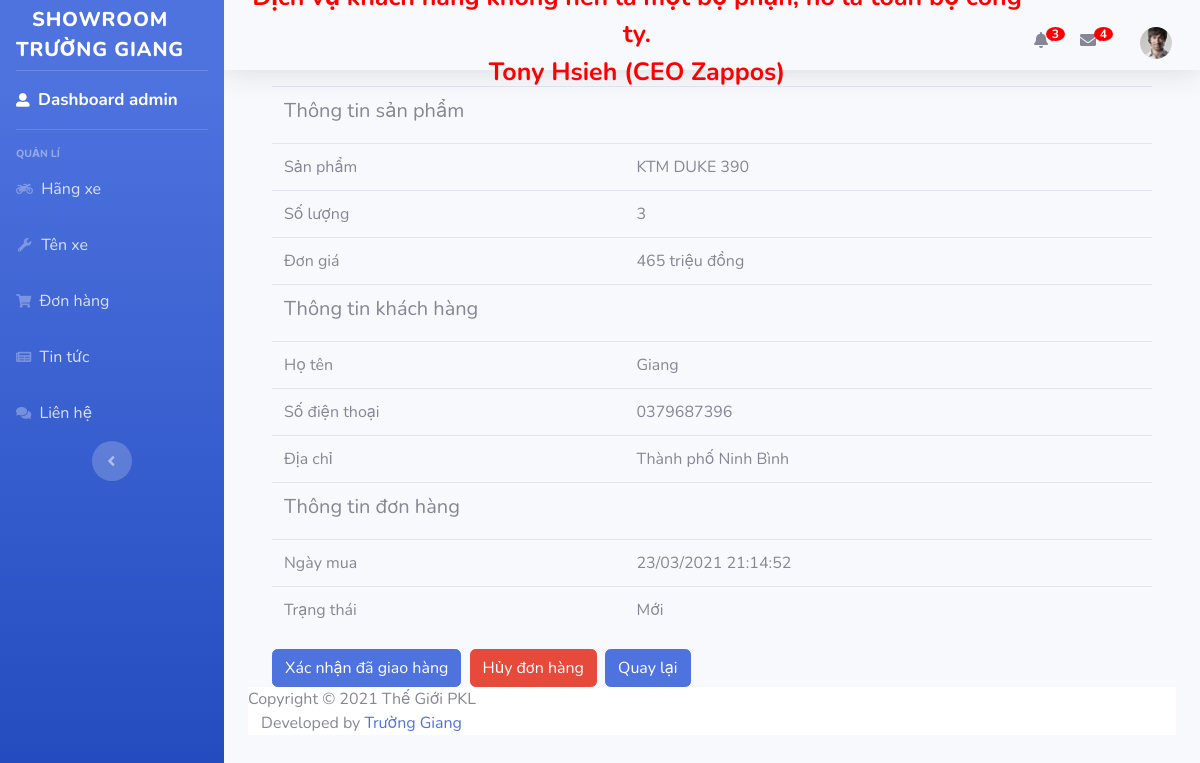
Screenshot of /staff/view-order/28 (signed in) with the database file from the repository.
### app/models.py (models this page shows, shortened)
class Order(models.Model):
    class Status:
        NEW=0
        DELIVERD=1
        RECEIVED=2
        CANCELED=3
    product=models.ForeignKey(Product,on_delete=models.PROTECT)
    qty=models.IntegerField(verbose_name='Số lượng')
    customer_name=models.CharField(max_length=50)
    customer_phone=models.CharField(max_length=20)
    customer_address=models.CharField(max_length=200)
    order_date=models.DateTimeField()
    deliver_date=models.DateTimeField(null=True)
    status=models.IntegerField()
    @property
    def total(self):
        return self.qty * self.product.price

class Product(models.Model):
    code = models.CharField(max_length=30,verbose_name='Mã',  unique=True)
    name = models.CharField(max_length=200, verbose_name='Tên')
    description = models.TextField(verbose_name='Mô tả',blank=True)
    type_vehicle=models.CharField(max_length=50,verbose_name='Loại xe')
    color=models.CharField(max_length=30,verbose_name='Màu sắc',default='')
    cc=models.FloatField(verbose_name='Phân khối')
    price = models.DecimalField(max_digits=10,decimal_places=2,verbose_name='Giá')
    category = models.ForeignKey(Category, verbose_name='Nhóm', on_delete=models.PROTECT)
    image = models.ImageField(verbose_name='Ảnh', upload_to='static/images')
    year=models.CharField(max_length=10,verbose_name='Năm sản xuất')
    origin=models.CharField(max_length=100,verbose_name='Xuất xứ')
    qty=models.IntegerField(verbose_name='Số lượng',default=1)

### app/views_staff.py (the view)
@login_required
def viewOrder(request, pk):
    order = Order.objects.get(pk=pk)
    context = {'order': order}
    return render(request, 'staff/order/detail.html', context)

### app/templates/staff/order/detail.html (shortened to what this page needs)
{% extends 'staff/base/base_staff.html' %}
{% block menu %}
{% with page=3 %}
{{block.super}}
{% endwith %}
{% endblock %}
{% block content %}
<div class="container mt-3">
    <table class="table">
        <tr>
            <td colspan="2">
                <h5>Thông tin sản phẩm</h5>
            </td>
        </tr>
        <tr>
            <td>Sản phẩm</td>
            <td>{{order.product.name}}</td>
        </tr>
        <tr>
            <td>Số lượng</td>
            <td>{{order.qty}}</td>
        </tr>
        <tr>
            <td>Đơn giá</td>
            <td>{{order.total|floatformat:0}} triệu đồng</td>
        </tr>
        <tr>
            <td colspan="2">
                <h5>Thông tin khách hàng</h5>
            </td>
        </tr>
        <tr>
            <td>Họ tên</td>
            <td>{{order.customer_name}}</td>
        </tr>
        <tr>
            <td>Số điện thoại</td>
            <td>{{order.customer_phone}}</td>
        </tr>
        <tr>
            <td>Địa chỉ</td>
            <td>{{order.customer_address}}</td>
        </tr>
        <tr>
            <td colspan="2">
                <h5>Thông tin đơn hàng</h5>
            </td>
        </tr>
        <tr>
            <td>Ngày mua</td>
            <td>{{order.order_date|date:"d/m/Y H:i:s"}}</td>
        </tr>
        <tr>
            <td>Trạng thái</td>
            <td>
                {% if order.status == 0 %} Mới {% endif %}
            </td>
        </tr>
    </table>
    <div>
        {% if order.status == 0 %}
        <a class="btn btn-primary mr-1" href="javascript:confirmOrderDeliver({{order.id}})">
            Xác nhận đã giao hàng
        </a>
        <a class="btn btn-danger mr-1" href="javascript:cancelOrder({{order.id}})">
            Hủy đơn hàng
        </a>
        {% endif %}
        <a class="btn btn-primary" href="/staff/list-order">Quay lại</a>
    </div>
</div>
{% endblock %}

### app/templates/staff/base/base_staff.html (shortened to what this page needs)
<link href="/static/asset/vendor/fontawesome-free/css/all.min.css" rel="stylesheet" type="text/css">
<link href="/static/asset/css/sb-admin-2.min.css" rel="stylesheet">
<body id="page-top">
{% load static %}
<div id="wrapper">
    <ul class="navbar-nav bg-gradient-primary sidebar sidebar-dark">
        <a class="sidebar-brand d-flex align-items-center" href="#">
            <div class="sidebar-brand-text pt-3" style="font-size:20px">ShowRoom<p>Trường Giang</p></div>
        </a>
        <hr class="sidebar-divider my-0">
        <li class="nav-item active">
            <a class="nav-link" href="/staff">
                <i class="fas fa-user-alt"></i>
                <span style="font-size: 17px">Dashboard {{ user.username }}</span></a>
        </li>
        <hr class="sidebar-divider">
        {% block menu %}
            <div class="sidebar-heading">
                QUẢN LÍ
            </div>
            <li class="nav-item">
                <a class="nav-link collapsed {% if page == 1 %} active {% endif %}" href="{% url 'list-category' %}">
                    <i class="fas fa-motorcycle"></i>
                    <span style="font-size: 16px">Hãng xe</span>
                </a>
            </li>
            <li class="nav-item">
                <a class="nav-link collapsed {% if page == 2 %} active {% endif %}" href="{% url 'list-product' %}">
                    <i class="fas fa-fw fa-wrench"></i>
                    <span style="font-size: 16px">Tên xe</span>
                </a>
            </li>
            <li class="nav-item">
                <a class="nav-link collapsed {% if page == 3 %} active {% endif %}" href="{% url 'list-order' %}">
                    <i class="fas fa-shopping-cart"></i>
                    <span style="font-size: 16px">Đơn hàng</span>
                </a>
            </li>
            <li class="nav-item">
                <a class="nav-link collapsed {% if page == 4 %} active {% endif %}" href="{% url 'list-news' %}">
                    <i class="fas fa-newspaper"></i>
                    <span style="font-size: 16px">Tin tức</span>
                </a>
            </li>
            <li class="nav-item">
                <a class="nav-link collapsed {% if page == 5 %} active {% endif %}" href="{% url 'list-contact' %}">
                    <i class="fas fa-comments"></i>
                    <span style="font-size: 16px">Liên hệ</span>
                </a>
            </li>
        {% endblock %}
        <div class="text-center d-none d-md-inline">
            <button class="rounded-circle border-0" id="sidebarToggle"></button>
        </div>
    </ul>
    <div id="content-wrapper">
        <div id="content">
            <nav class="navbar navbar-expand navbar-light topbar shadow pt-4 text-center">
                <b class="ml-auto" style="color: red;font-size: 25px">Dịch vụ khách hàng không nên là một bộ phận, nó là toàn bộ công ty.
                    <p>Tony Hsieh (CEO Zappos)</p></b>
                <ul class="navbar-nav ml-auto">
                    <li class="dropdown for-notification">
                        <i class="fas fa-bell dropdown-toggle pt-4 mr-4" data-toggle="dropdown" aria-haspopup="true"
                           aria-expanded="false"></i>
                        <span class="badge"
                              style="position: absolute;top: 19px;
  right: 15px;
  padding: 1px 6px;border-radius: 50%;background-color: red;color: white;">3</span>
                    </li>
                    <li class="dropdown for-message">
                        <i class="fa fa-envelope dropdown-toggle pt-4 mr-4" data-toggle="dropdown" aria-haspopup="true" aria-expanded="false"></i>
                        <span class="badge" style="position: absolute;
  top: 19px;
  right: 15px;
  padding: 1px 6px;
  border-radius: 50%;
  background-color: red;
  color: white;">4</span>
                </li    >
                    <li class="nav-item dropdown no-arrow">
                        <a class="nav-link dropdown-toggle" href="#" data-toggle="dropdown" aria-haspopup="true"
                           aria-expanded="false">
                            <img class="img-profile rounded-circle active" src="/static/images/admin.jpg">
                        </a>
                    </li>
                </ul>
            </nav>
            <div class="container-fluid">
                {% block content %}
                {% endblock %}
                {% include 'staff/base/footer.html' %}
            </div>
        </div>
    </div>
</div>
</body>

### rows the page displays
Order: product.name "KTM DUKE 390", qty "3", total "465", customer_name "Giang", customer_phone "0379687396", customer_address "Thành phố Ninh Bình", order_date "23/03/2021 21:14:52"

### other values shown
{{ user.username }} "admin"
